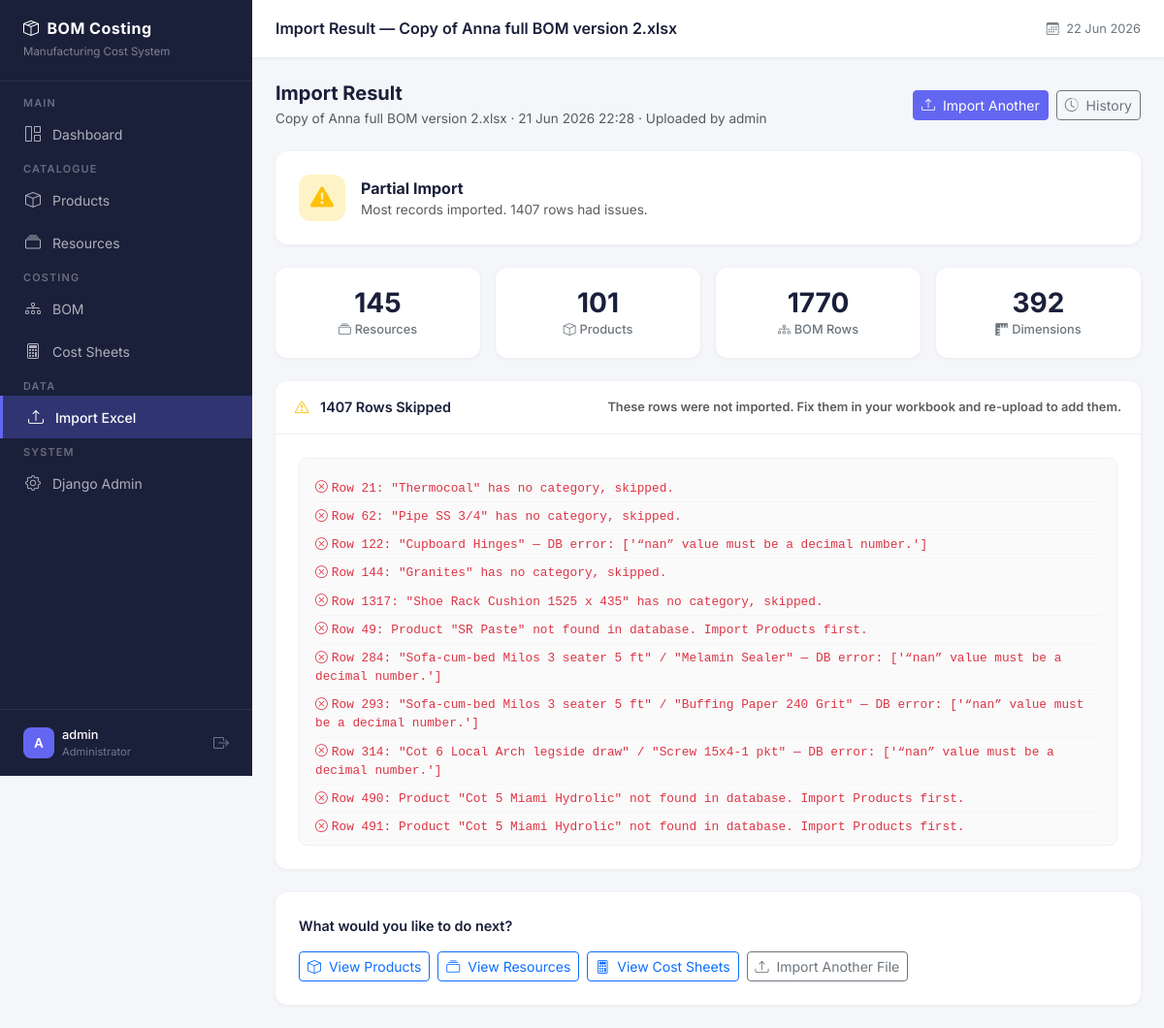
The app's page /imports/result/1/ (signed in) with its own data.
### apps/imports/models.py (models this page shows, shortened)
class ImportLog(models.Model):
    STATUS_CHOICES = [
        ('pending', 'Pending'),
        ('success', 'Success'),
        ('partial', 'Partial Success'),
        ('failed', 'Failed'),
    ]
    uploaded_by = models.ForeignKey(
        User,
        on_delete=models.SET_NULL,
        null=True,
        help_text="Which user uploaded this file."
    )
    file_name = models.CharField(
        max_length=255,
        help_text="Original name of the uploaded Excel file."
    )
    file_path = models.FileField(
        upload_to='imports/',
        help_text="Stored copy of the uploaded file."
    )
    status = models.CharField(
        max_length=20,
        choices=STATUS_CHOICES,
        default='pending'
    )
    products_imported = models.IntegerField(default=0)
    resources_imported = models.IntegerField(default=0)
    bom_rows_imported = models.IntegerField(default=0)
    wood_parts_imported = models.IntegerField(default=0)
    error_log = models.TextField(
        blank=True,
        help_text="Any validation errors or warnings during import."
    )
    created_at = models.DateTimeField(auto_now_add=True)
    class Meta:
        ordering = ['-created_at']
        verbose_name = "Import Log"
        verbose_name_plural = "Import Logs"

### apps/imports/views.py (the view)
# urls.py: path('result/<int:pk>/', views.import_result, name='result'),
@login_required
def import_result(request, pk):
    log = get_object_or_404(ImportLog, pk=pk)
    errors = []
    if log.error_log:
        errors = [
            e.strip()
            for e in log.error_log.split('\n')
            if e.strip()
        ]
    context = {
        'page_title': f'Import Result — {log.file_name}',
        'log': log,
        'errors': errors,
        'error_count': len(errors),
    }
    return render(request, 'imports/result.html', context)

### templates/imports/result.html (shortened to what this page needs)
{% extends "base.html" %}
{% block content %}
<div class="d-flex justify-content-between align-items-center mb-4">
    <div>
        <h5 class="mb-1 fw-bold" style="color:#1a1f3a;">Import Result</h5>
        <p class="text-muted mb-0" style="font-size:0.85rem;">
            {{ log.file_name }} · {{ log.created_at|date:"d M Y H:i" }}
            · Uploaded by {{ log.uploaded_by.username }}
        </p>
    </div>
    <div class="d-flex gap-2">
        <a href="{% url 'imports:upload' %}"
           class="btn btn-primary btn-sm">
            <i class="bi bi-upload me-1"></i> Import Another
        </a>
        <a href="{% url 'imports:history' %}"
           class="btn btn-outline-secondary btn-sm">
            <i class="bi bi-clock-history me-1"></i> History
        </a>
    </div>
</div>
<div class="content-card p-4 mb-4">
    <div class="d-flex align-items-center gap-3">
        {% if log.status == 'success' %}
            <div style="width:48px; height:48px; background:#d1fae5;
                        border-radius:12px; display:flex; align-items:center;
                        justify-content:center; font-size:1.5rem;">
                <i class="bi bi-check-circle-fill text-success"></i>
            </div>
            <div>
                <div class="fw-bold" style="color:#1a1f3a; font-size:1rem;">
                    Import Successful
                </div>
                <div class="text-muted" style="font-size:0.85rem;">
                    All records imported without errors.
                </div>
            </div>
        {% elif log.status == 'partial' %}
            <div style="width:48px; height:48px; background:#fef3c7;
                        border-radius:12px; display:flex; align-items:center;
                        justify-content:center; font-size:1.5rem;">
                <i class="bi bi-exclamation-triangle-fill text-warning"></i>
            </div>
            <div>
                <div class="fw-bold" style="color:#1a1f3a; font-size:1rem;">
                    Partial Import
                </div>
                <div class="text-muted" style="font-size:0.85rem;">
                    Most records imported.
                    {{ error_count }} row{{ error_count|pluralize }}
                    had issues.
                </div>
            </div>
        {% endif %}
    </div>
</div>
<div class="row g-3 mb-4">
    <div class="col-6 col-md-3">
        <div class="stat-card text-center">
            <div class="stat-value">{{ log.resources_imported }}</div>
            <div class="stat-label">
                <i class="bi bi-collection me-1"></i>Resources
            </div>
        </div>
    </div>
    <div class="col-6 col-md-3">
        <div class="stat-card text-center">
            <div class="stat-value">{{ log.products_imported }}</div>
            <div class="stat-label">
                <i class="bi bi-box me-1"></i>Products
            </div>
        </div>
    </div>
    <div class="col-6 col-md-3">
        <div class="stat-card text-center">
            <div class="stat-value">{{ log.bom_rows_imported }}</div>
            <div class="stat-label">
                <i class="bi bi-diagram-3 me-1"></i>BOM Rows
            </div>
        </div>
    </div>
    <div class="col-6 col-md-3">
        <div class="stat-card text-center">
            <div class="stat-value">{{ log.wood_parts_imported }}</div>
            <div class="stat-label">
                <i class="bi bi-rulers me-1"></i>Dimensions
            </div>
        </div>
    </div>
</div>
{% if errors %}
<div class="content-card mb-4">
    <div class="card-header d-flex justify-content-between align-items-center">
        <span>
            <i class="bi bi-exclamation-triangle me-2 text-warning"></i>
            {{ error_count }} Row{{ error_count|pluralize }} Skipped
        </span>
        <span class="text-muted" style="font-size:0.8rem;">
            These rows were not imported. Fix them in your workbook
            and re-upload to add them.
        </span>
    </div>
    <div class="p-4">
        <div style="background:#fafafa; border-radius:8px;
                    border:1px solid #f0f0f0; padding:16px;
                    max-height:400px; overflow-y:auto;">
            {% for error in errors %}
            <div style="font-size:0.8rem; font-family:monospace;
                        padding:4px 0;
                        border-bottom:1px solid #f5f5f5;
                        color:#dc3545;">
                <i class="bi bi-x-circle me-1"></i>{{ error }}
            </div>
            {% endfor %}
        </div>
    </div>
</div>
{% endif %}
<div class="content-card p-4">
    <div class="fw-semibold mb-3"
         style="font-size:0.9rem; color:#1a1f3a;">
        What would you like to do next?
    </div>
    <div class="d-flex gap-2 flex-wrap">
        <a href="{% url 'products:list' %}"
           class="btn btn-outline-primary btn-sm">
            <i class="bi bi-box me-1"></i> View Products
        </a>
        <a href="{% url 'resources:list' %}"
           class="btn btn-outline-primary btn-sm">
            <i class="bi bi-collection me-1"></i> View Resources
        </a>
        <a href="{% url 'costing:list' %}"
           class="btn btn-outline-primary btn-sm">
            <i class="bi bi-calculator me-1"></i> View Cost Sheets
        </a>
        <a href="{% url 'imports:upload' %}"
           class="btn btn-outline-secondary btn-sm">
            <i class="bi bi-upload me-1"></i> Import Another File
        </a>
    </div>
</div>
{% endblock %}

### templates/base.html (shortened to what this page needs)
<!DOCTYPE html>
<html lang="en">
<head>
    <link href="https://cdn.jsdelivr.net/npm/bootstrap@5.3.2/dist/css/bootstrap.min.css" rel="stylesheet">
    <link href="https://cdn.jsdelivr.net/npm/bootstrap-icons@1.11.3/font/bootstrap-icons.min.css" rel="stylesheet">
</head>
<body>
{% if user.is_authenticated %}
    <nav id="sidebar">
        <div class="sidebar-brand">
            <h5><i class="bi bi-box-seam me-2"></i>BOM Costing</h5>
            <small>Manufacturing Cost System</small>
        </div>
        <ul class="nav flex-column mt-2">
            <li><span class="nav-label">Main</span></li>
            <li class="nav-item">
                <a href="{% url 'core:dashboard' %}"
                   class="nav-link {% if request.resolver_match.url_name == 'dashboard' %}active{% endif %}">
                    <i class="bi bi-grid-1x2"></i> Dashboard
                </a>
            </li>
            <li><span class="nav-label">Catalogue</span></li>
            <li class="nav-item">
                <a href="{% url 'products:list' %}"
                   class="nav-link {% if 'products' in request.resolver_match.namespace %}active{% endif %}">
                    <i class="bi bi-box"></i> Products
                </a>
            </li>
            <li class="nav-item">
                <a href="{% url 'resources:list' %}"
                   class="nav-link {% if 'resources' in request.resolver_match.namespace %}active{% endif %}">
                    <i class="bi bi-collection"></i> Resources
                </a>
            </li>
            <li><span class="nav-label">Costing</span></li>
            <li class="nav-item">
                <a href="{% url 'products:list' %}"
                   class="nav-link {% if 'bom' in request.resolver_match.namespace %}active{% endif %}">
                    <i class="bi bi-diagram-3"></i> BOM
                </a>
            </li>
            <li class="nav-item">
                <a href="{% url 'costing:list' %}"
                   class="nav-link {% if 'costing' in request.resolver_match.namespace %}active{% endif %}">
                    <i class="bi bi-calculator"></i> Cost Sheets
                </a>
            </li>
            <li><span class="nav-label">Data</span></li>
            <li class="nav-item">
                <a href="{% url 'imports:upload' %}"
                   class="nav-link {% if 'imports' in request.resolver_match.namespace %}active{% endif %}">
                    <i class="bi bi-upload"></i> Import Excel
                </a>
            </li>
            <li><span class="nav-label">System</span></li>
            {% if user.is_staff %}
            <li class="nav-item">
                <a href="/admin/" class="nav-link" target="_blank">
                    <i class="bi bi-gear"></i> Django Admin
                </a>
            </li>
            {% endif %}
        </ul>
        <div style="position:absolute; bottom:0; left:0; right:0;
                    padding:16px 24px; border-top:1px solid rgba(255,255,255,0.08);">
            <div class="d-flex align-items-center gap-2">
                <div style="width:32px;height:32px;background:#6366f1;border-radius:8px;
                            display:flex;align-items:center;justify-content:center;
                            color:#fff;font-weight:600;font-size:0.85rem;">
                    {{ user.username|first|upper }}
                </div>
                <div style="flex:1; min-width:0;">
                    <div style="color:#fff;font-size:0.8rem;font-weight:500;
                                white-space:nowrap;overflow:hidden;text-overflow:ellipsis;">
                        {{ user.username }}
                    </div>
                    <div style="color:rgba(255,255,255,0.4);font-size:0.7rem;">
                        {% if user.is_staff %}Administrator{% else %}User{% endif %}
                    </div>
                </div>
                <a href="{% url 'accounts:logout' %}"
                   style="color:rgba(255,255,255,0.4);" title="Logout">
                    <i class="bi bi-box-arrow-right"></i>
                </a>
            </div>
        </div>
    </nav>
    <div id="main-content">
        <div id="topnav">
            <h6 class="page-title">
                {% block page_title %}{{ page_title|default:"Dashboard" }}{% endblock %}
            </h6>
            <div class="d-flex align-items-center gap-3">
                <span style="font-size:0.8rem;color:#6c757d;">
                    <i class="bi bi-calendar3 me-1"></i>
                    {% now "d M Y" %}
                </span>
            </div>
        </div>
        <div class="content-area">
            {% block content %}{% endblock %}
        </div>
    </div>
{% else %}
    {% block unauthenticated_content %}{% endblock %}
{% endif %}
</body>
</html>

### templates/base.html (style rules this page uses)
* { font-family: 'Inter', sans-serif; }
body { background-color: #f5f6fa; }
#sidebar { width: 260px; min-height: 100vh; background: #1a1f3a; position: fixed; top: 0; left: 0; z-index: 1000; transition: all 0.3s; overflow-y: auto; }
#sidebar .sidebar-brand { padding: 20px 24px; border-bottom: 1px solid rgba(255,255,255,0.08); }
#sidebar .sidebar-brand h5 { color: #fff; font-weight: 700; font-size: 1rem; margin: 0; letter-spacing: 0.5px; }
#sidebar .sidebar-brand small { color: rgba(255,255,255,0.45); font-size: 0.72rem; }
#sidebar .nav-label { color: rgba(255,255,255,0.35); font-size: 0.68rem; font-weight: 600; letter-spacing: 1.2px; text-transform: uppercase; padding: 16px 24px 6px; }
#sidebar .nav-link { color: rgba(255,255,255,0.65); padding: 10px 24px; font-size: 0.875rem; font-weight: 400; border-radius: 0; display: flex; align-items: center; gap: 10px; transition: all 0.2s; }
#sidebar .nav-link.active { color: #fff; background: rgba(99, 102, 241, 0.3); border-left: 3px solid #6366f1; font-weight: 500; }
#sidebar .nav-link i { font-size: 1rem; width: 20px; text-align: center; }
#main-content { margin-left: 260px; min-height: 100vh; transition: all 0.3s; }
#topnav { background: #fff; border-bottom: 1px solid #e9ecef; padding: 0 24px; height: 60px; display: flex; align-items: center; justify-content: space-between; position: sticky; top: 0; z-index: 999; box-shadow: 0 1px 3px rgba(0,0,0,0.05); }
#topnav .page-title { font-size: 1rem; font-weight: 600; color: #1a1f3a; margin: 0; }
.content-area { padding: 24px; }
.stat-card { background: #fff; border-radius: 12px; border: none; box-shadow: 0 1px 4px rgba(0,0,0,0.06); padding: 20px 24px; transition: transform 0.2s; }
.stat-card .stat-value { font-size: 1.75rem; font-weight: 700; color: #1a1f3a; line-height: 1.2; }
.stat-card .stat-label { font-size: 0.8rem; color: #6c757d; font-weight: 500; }
.content-card { background: #fff; border-radius: 12px; border: none; box-shadow: 0 1px 4px rgba(0,0,0,0.06); }
.content-card .card-header { background: none; border-bottom: 1px solid #f0f0f0; padding: 16px 20px; font-weight: 600; font-size: 0.9rem; color: #1a1f3a; }
.btn-primary { background: #6366f1; border-color: #6366f1; }

### records on screen
ImportLog: file_name "Copy of Anna full BOM version 2.xlsx", created_at "21 Jun 2026 22:28", uploaded_by.username "admin", resources_imported "145", products_imported "101", bom_rows_imported "1770", wood_parts_imported "392"

### other values on screen
{{ user.username|first|upper }} "A"
{{ user.username }} "admin"
{{ page_title|default:"Dashboard" }} "Import Result — Copy of Anna full BOM version 2.xlsx"
{{ error_count }} "1407"
{{ error }} "Row 21: \"Thermocoal\" has no category, skipped." "Row 62: \"Pipe SS 3/4\" has no category, skipped." "Row 122: \"Cupboard Hinges\" — DB error: ['“nan” value must be a decimal number.']" "Row 144: \"Granites\" has no category, skipped." "Row 1317: \"Shoe Rack Cushion 1525 x 435\" has no category, skipped." "Row 49: Product \"SR Paste\" not found in database. Import Products first." "Row 284: \"Sofa-cum-bed Milos 3 seater 5 ft\" / \"Melamin Sealer\" — DB error: ['“nan” value must be a decimal number.']" "Row 293: \"Sofa-cum-bed Milos 3 seater 5 ft\" / \"Buffing Paper 240 Grit\" — DB error: ['“nan” value must be a decimal number.']" "Row 314: \"Cot 6 Local Arch legside draw\" / \"Screw 15x4-1 pkt\" — DB error: ['“nan” value must be a decimal number.']" "Row 490: Product \"Cot 5 Miami Hydrolic\" not found in database. Import Products first." "Row 491: Product \"Cot 5 Miami Hydrolic\" not found in database. Import Products first."
